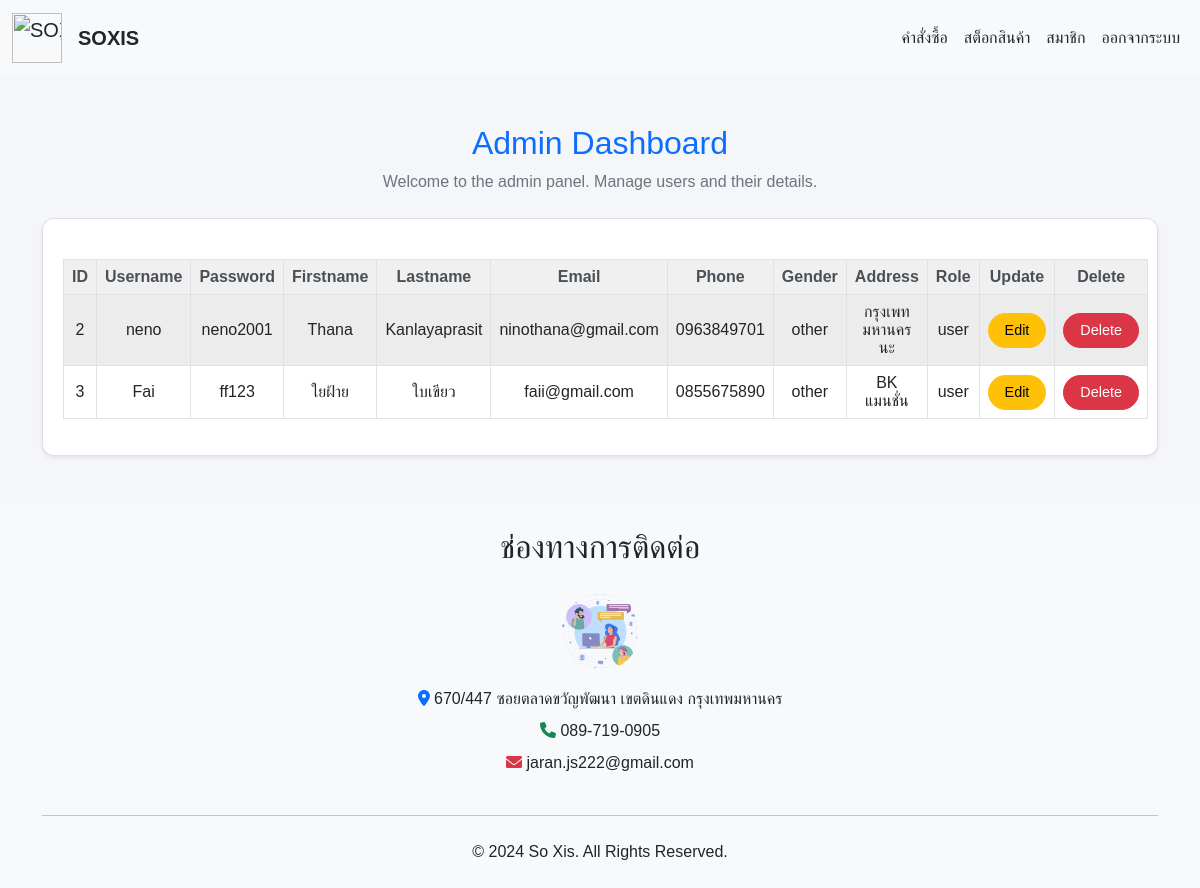
/sirawit/admin_page.php (signed in), run on the app's committed database.
### tables this page shows
CREATE TABLE `tb_users` (
  `user_id` int(11) NOT NULL,
  `username` varchar(255) NOT NULL,
  `password` varchar(255) NOT NULL,
  `email` varchar(255) NOT NULL,
  `phone` varchar(20) DEFAULT NULL,
  `address` text DEFAULT NULL,
  `firstname` varchar(255) NOT NULL,
  `lastname` varchar(255) NOT NULL,
  `gender` enum('male','female','other') DEFAULT 'other',
  `role` enum('admin','user') DEFAULT 'user',
  `created_at` timestamp NULL DEFAULT current_timestamp(),
  `updated_at` timestamp NULL DEFAULT current_timestamp() ON UPDATE current_timestamp()
);

### sirawit/admin_page.php (the view, shortened to what this page needs)
<?php
include "navbar_admin.php";
include "connect.php";
$sql = "SELECT * FROM tb_users WHERE role = 'user'";
$result = mysqli_query($conn, $sql);
if (!$_SESSION["UserID"]) {
    header("Location: frmlogin.php");
    exit();
} else {
?>
<!DOCTYPE html>
<html lang="en">
<head>
    <link rel="stylesheet" href="css/bootstrap.min.css">
</head>
<body style="background-color: #f4f6f9;">
<div class="container my-5">
    <div class="text-center mb-4">
        <h2 class="text-primary font-weight-bold">Admin Dashboard</h2>
        <p class="text-muted">Welcome to the admin panel. Manage users and their details.</p>
    </div>
    <div class="card shadow-sm rounded-lg">
        <div class="card-body">
            <table class="table table-striped table-bordered table-hover">
                <thead class="thead-light">
                    <tr>
                        <th>ID</th>
                        <th>Username</th>
                        <th>Password</th>
                        <th>Firstname</th>
                        <th>Lastname</th>
                        <th>Email</th>
                        <th>Phone</th>
                        <th>Gender</th>
                        <th>Address</th>
                        <th>Role</th>
                        <th>Update</th>
                        <th>Delete</th>
                    </tr>
                </thead>
                <tbody>
                    <?php
                    if ($result) {
                        while ($row = mysqli_fetch_array($result)) { ?>
                        <tr>
                            <td><?php echo $row['user_id']; ?></td>
                            <td><?php echo $row['username']; ?></td>
                            <td><?php echo $row['password']; ?></td>
                            <td><?php echo $row['firstname']; ?></td>
                            <td><?php echo $row['lastname']; ?></td>
                            <td><?php echo $row['email']; ?></td>
                            <td><?php echo $row['phone']; ?></td>
                            <td><?php echo $row['gender']; ?></td>
                            <td><?php echo $row['address']; ?></td>
                            <td><?php echo $row['role']; ?></td>
                            <td>
                                <a href="frm_edit.php?user_id=<?php echo $row['user_id']; ?>" class="btn btn-warning btn-sm rounded-pill">Edit</a>
                            </td>
                            <td>
                                <a href="frm_delete.php?user_id=<?php echo $row['user_id']; ?>" class="btn btn-danger btn-sm rounded-pill">Delete</a>
                            </td>
                        </tr>
                        <?php
                        }
                    } else {
                        echo "<tr><td colspan='12' class='text-center text-danger'>No data found.</td></tr>";
                    }
                    ?>
                </tbody>
            </table>
        </div>
    </div>
</div>
</body>
</html>
<?php
include "footer.php";
?>
<?php } ?>

### sirawit/admin_page.php (style rules this page uses)
body { font-family: Arial, sans-serif; }
.card { border-radius: 12px; background-color: #fff; }
.card-body { padding: 20px; }
.btn { border-radius: 50px; font-size: 0.9rem; padding: 6px 16px; }
.table { margin-top: 20px; }
th, td { text-align: center; vertical-align: middle; }
.thead-light th { background-color: #f0f0f0; color: #495057; }
.table-striped tbody tr:nth-of-type(odd) { background-color: #f9f9f9; }

### data on the page
tb_users: user_id "2", username "neno", password "neno2001", firstname "Thana", lastname "Kanlayaprasit", email "ninothana@gmail.com", phone "0963849701", gender "other", address "กรุงเพทมหานคร นะ", role "user"
tb_users: user_id "3", username "Fai", password "ff123", firstname "ใยฝ้าย", lastname "ใบเขียว", email "faii@gmail.com", phone "0855675890", gender "other", address "BK แมนชั่น", role "user"
